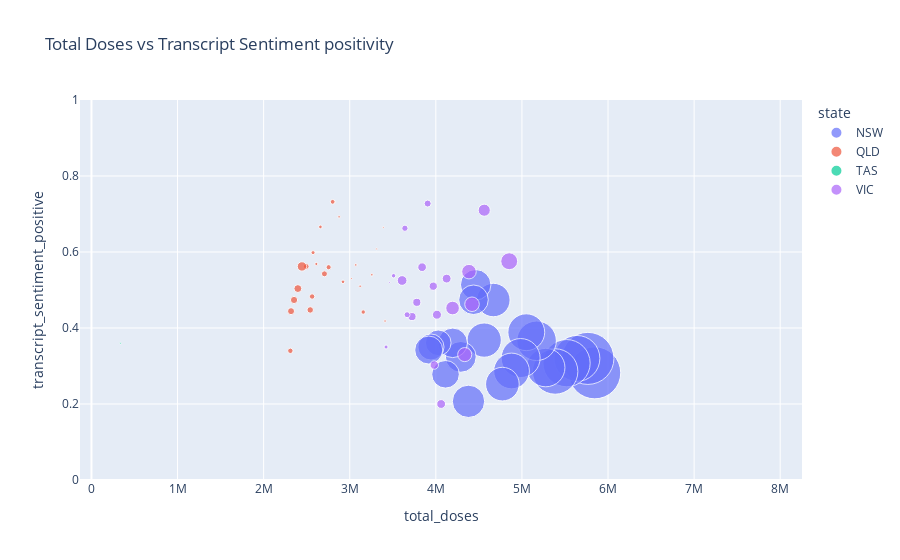

Notebook code cell kept with this figure:
### Markdown cell above
<b>Total Doses vs Sentiment</b>

These bubble charts show total doses by state vs sentiment of press conferences and twitter data.

### Code cell
fig = px.scatter(data, x = "total_doses", y = 'transcript_sentiment_positive', 
                 color = "state", size = "daily_newcase", size_max = 50, range_y=[0.0, 1.0],
                title = "Total Doses vs Transcript Sentiment positivity")
fig.show()

### Figure 1 — Plotly figure (JSON) as saved in the notebook; plotly's stock layout.template omitted (floating-point values rounded to 4 significant figures)
{"data": [{"hovertemplate": "state=NSW<br>total_doses=%{x}<br>transcript_sentiment_positive=%{y}<br>daily_newcase=%{marker.size}<extra></extra>", "legendgroup": "NSW", "marker": {"color": "#636efa", "size": [1487, 1534, 1432, 1288, 1118, 1168, 1293, 1221, 1036, 885, 1034, 921, 755, 818, 830, 832, 646, 684, 634, 454, 480, 417, 467, 391, 347, 344, 360, 285, 268, 321, 291, 268, 234, 202, 209, 241], "sizemode": "area", "sizeref": 0.6136, "symbol": "circle"}, "mode": "markers", "name": "NSW", "orientation": "v", "showlegend": true, "type": "scatter", "x": [7374708, 7374708, 7245450, 7130724, 6990810, 6869640, 6721343, 6649399, 6580989, 6442295, 6303835, 6160858, 6030074, 5905429, 5845663, 5766280, 5639016, 5518435, 5385996, 5276446, 5170324, 5050672, 4985038, 4879443, 4773112, 4668048, 4561456, 4463212, 4437729, 4379412, 4289913, 4196287, 4112667, 4028122, 3943499, 3917611], "xaxis": "x", "y": [null, null, null, null, null, null, null, null, null, null, null, null, null, null, 0.282, 0.32, 0.32, 0.3075, 0.2856, 0.2958, 0.3664, 0.3889, 0.3209, 0.2869, 0.2523, 0.4736, 0.3682, 0.5138, 0.4743, 0.207, 0.324, 0.3609, 0.2782, 0.361, 0.35, 0.342], "yaxis": "y"}, {"hovertemplate": "state=QLD<br>total_doses=%{x}<br>transcript_sentiment_positive=%{y}<br>daily_newcase=%{marker.size}<extra></extra>", "legendgroup": "QLD", "marker": {"color": "#EF553B", "size": [1, 2, 0, 2, 1, 0, 2, 1, 4, 1, 2, 0, 6, 2, 0, 2, 1, 0, 4, 2, 0, 1, 7, 8, 11, 4, 3, 5, 9, 13, 10, 27, 19, 16, 15, 9], "sizemode": "area", "sizeref": 0.6136, "symbol": "circle"}, "mode": "markers", "name": "QLD", "orientation": "v", "showlegend": true, "type": "scatter", "x": [3636463, 3636463, 3589800, 3540050, 3491117, 3444758, 3410142, 3389617, 3358948, 3311638, 3256849, 3203908, 3156625, 3120611, 3101250, 3070343, 3019057, 2971842, 2921725, 2876133, 2837758, 2826160, 2801356, 2754935, 2706120, 2659429, 2611978, 2574040, 2563018, 2540849, 2494802, 2444845, 2397360, 2353085, 2318381, 2310240], "xaxis": "x", "y": [null, null, null, null, null, null, 0.4183, 0.665, null, 0.608, 0.54, 0.526, 0.442, 0.51, 0.495, 0.566, 0.53, 0.6333, 0.5217, 0.6925, 0.4786, 0.732, 0.732, 0.56, 0.5425, 0.666, 0.5686, 0.5983, 0.4829, 0.4475, 0.562, 0.562, 0.5038, 0.4738, 0.4443, 0.34], "yaxis": "y"}, {"hovertemplate": "state=TAS<br>total_doses=%{x}<br>transcript_sentiment_positive=%{y}<br>daily_newcase=%{marker.size}<extra></extra>", "legendgroup": "TAS", "marker": {"color": "#00cc96", "size": [0, 0, 0, 0, 0, 0, 0, 0, 0, 0, 0, 0, 0, 0, 0, 0, 0, 0, 0, 0, 0, 0, 0, 0, 0, 0, 0, 0, 0, 0, 0, 1, 0, 0, 0, 0], "sizemode": "area", "sizeref": 0.6136, "symbol": "circle"}, "mode": "markers", "name": "TAS", "orientation": "v", "showlegend": true, "type": "scatter", "x": [471297, 471297, 465890, 460401, 454505, 448160, 443001, 440085, 435371, 430077, 424531, 419038, 414063, 409540, 407406, 403462, 398951, 393152, 388483, 383701, 379599, 378739, 375422, 371155, 365219, 360965, 356270, 351907, 345908, 344523, 342993, 337499, 334710, 329781, 326483, 320995], "xaxis": "x", "y": [null, null, null, null, null, null, null, null, null, 0.585, null, null, null, null, null, null, 0.3033, null, null, null, null, null, null, 0.58, null, 0.4333, null, 0.255, 0.39, 0.135, 0.31, 0.36, null, null, 0.315, null], "yaxis": "y"}, {"hovertemplate": "state=VIC<br>total_doses=%{x}<br>transcript_sentiment_positive=%{y}<br>daily_newcase=%{marker.size}<extra></extra>", "legendgroup": "VIC", "marker": {"color": "#ab63fa", "size": [183, 189, 208, 175, 119, 73, 72, 88, 64, 79, 79, 45, 48, 65, 65, 61, 56, 57, 24, 24, 22, 25, 21, 15, 23, 20, 20, 11, 12, 29, 6, 6, 1, 5, 2, 4], "sizemode": "area", "sizeref": 0.6136, "symbol": "circle"}, "mode": "markers", "name": "VIC", "orientation": "v", "showlegend": true, "type": "scatter", "x": [5279160, 5279160, 5199809, 5121177, 5039494, 4934476, 4892786, 4852288, 4766482, 4692544, 4641562, 4562243, 4488144, 4420162, 4385028, 4335571, 4264873, 4194225, 4125491, 4061751, 3981941, 4012922, 3970074, 3904881, 3840615, 3779009, 3723540, 3666004, 3640779, 3608336, 3558221, 3509483, 3463544, 3421777, 3376541, 3357034], "xaxis": "x", "y": [null, null, null, null, null, null, null, 0.5757, null, null, null, 0.71, null, 0.4625, 0.5483, 0.33, null, 0.4525, 0.53, 0.2, 0.3025, 0.435, 0.51, 0.7275, 0.56, 0.4675, 0.43, 0.435, 0.6625, 0.525, null, 0.5375, 0.52, 0.35, null, null], "yaxis": "y"}], "layout": {"legend": {"itemsizing": "constant", "title": {"text": "state"}, "tracegroupgap": 0}, "title": {"text": "Total Doses vs Transcript Sentiment positivity"}, "xaxis": {"anchor": "y", "domain": [0, 1], "title": {"text": "total_doses"}}, "yaxis": {"anchor": "x", "domain": [0, 1], "range": [0, 1], "title": {"text": "transcript_sentiment_positive"}}}}
